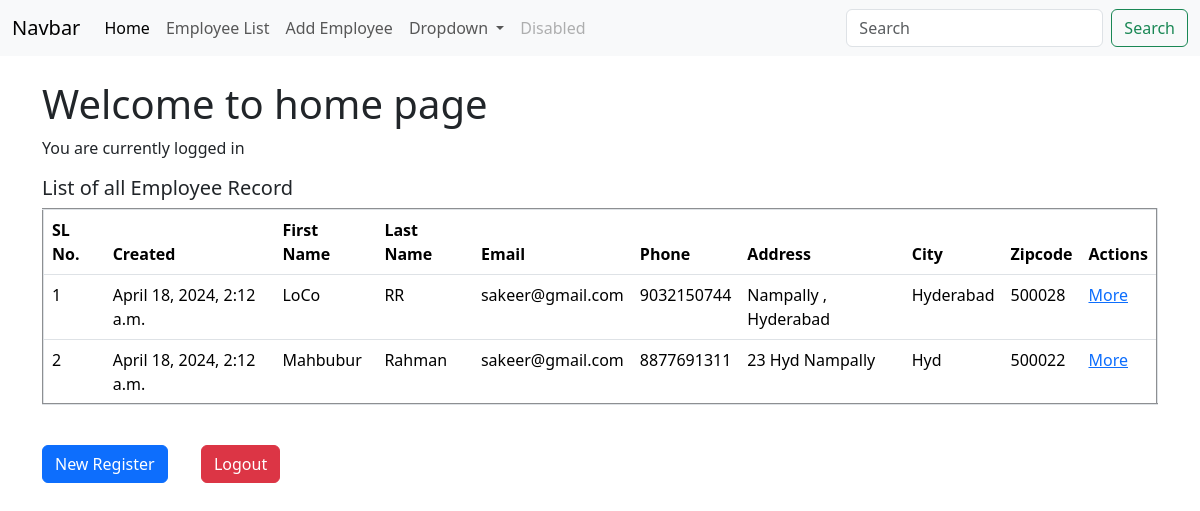
The app's page / (signed in), older data.
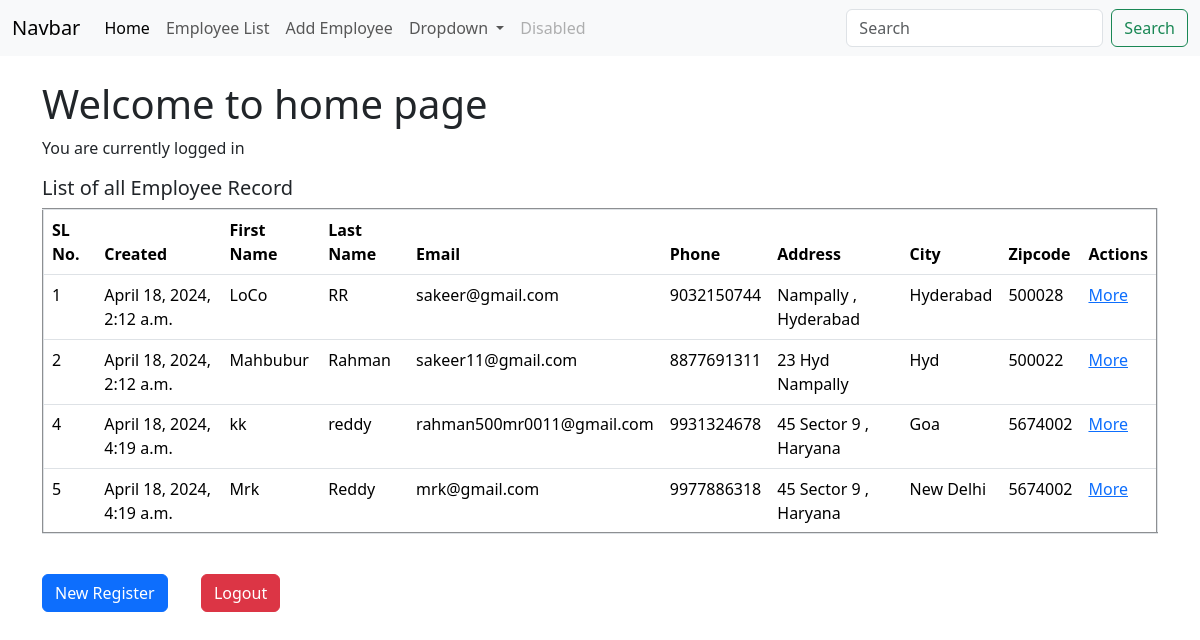
The same page, newer data.
### app/models.py (models this page shows, shortened)
class Record(models.Model):
    created_at= models.DateTimeField(auto_now_add=True)
    first_name = models.CharField(max_length=100)
    last_name = models.CharField(max_length=100)
    email = models.CharField(max_length=100)
    phone = models.CharField(max_length=12)
    address = models.CharField(max_length=100)
    city = models.CharField(max_length=100)
    zipcode = models.CharField(max_length=100)

### app/views.py (the view)
# urls.py: path('',views.home_view,name='home'),
def home_view(request):
    record = Record.objects.all()
    if request.method == "POST":
        username = request.POST.get('username','')
        password = request.POST.get('password','')
        user = authenticate(request,username=username,password=password)
        if user is not None:
            login(request,user)
            messages.success(request,"Successfully Logged In")
            return redirect("home")
        else:
            messages.error(request,"Error!! Enter Valid username and password")
            return redirect("home")
    else:
        return render(request,"home.html",{'record':record})

### app/templates/home.html (shortened to what this page needs)
{%extends 'base.html'%}
{%block content%}
<br>
{% if user.is_authenticated%}
<h1>Welcome to home page</h1>
<p>You are currently logged in</p>
  <h5>List of all Employee Record </h5>
<table border="2" class="table">
  <thead>
    <tr>
      <th scope="col">SL No.</th>
      <th scope="col">Created</th>
      <th scope="col">First Name </th>
      <th scope="col">Last Name</th>
      <th scope="col">Email</th>
      <th scope="col">Phone</th>
      <th scope="col">Address</th>
      <th scope="col">City</th>
      <th scope="col">Zipcode</th>
      <th scope="col">Actions</th>
    </tr>
  </thead>
  <tbody>
    {%if record%}
{%for record in record%}
    <tr>
      <td>{{record.id}}</td>
      <td>{{record.created_at}}</td>
      <td>{{record.first_name}}</td>
      <td>{{record.last_name}}</td>
      <td>{{record.email}}</td>
      <td>{{record.phone}}</td>
      <td>{{record.address}}</td>
      <td>{{record.city}}</td>
      <td>{{record.zipcode}}</td>
      <td><a href="{% url 'detail' record.id%}">More</a></td>
    </tr>
    <tr>
      {%endfor%}
{%endif%}
  </tbody>
</table>
<br>
<a href="{%url 'register'%}" class="btn btn-primary">New Register</a>
 <a href="{%url 'logout'%}" class="btn btn-secondary btn-danger">Logout</a>
 {%endif%}
{%endblock%}

### app/templates/base.html (shortened to what this page needs)
<!doctype html>
<html lang="en">
  <head>
    <link href="https://cdn.jsdelivr.net/npm/bootstrap@5.3.3/dist/css/bootstrap.min.css" rel="stylesheet">
  </head>
  <body>
    {%include 'navbar.html'%}
    <div class="container">
    {%block content%}
    {%endblock%}
    </div>
  </body>
</html>

### app/templates/navbar.html (shortened to what this page needs)
{%block content%}
<nav class="navbar navbar-expand-lg bg-body-tertiary">
    <div class="container-fluid">
      <a class="navbar-brand" href="/">Navbar</a>
      <div class="collapse navbar-collapse" id="navbarSupportedContent">
        <ul class="navbar-nav me-auto mb-2 mb-lg-0">
          <li class="nav-item">
            <a class="nav-link active" aria-current="page" href="/">Home</a>
          </li>
          <li class="nav-item">
            <a class="nav-link" href="{%url 'home'%}">Employee List</a>
          </li>
          <li class="nav-item">
            <a class="nav-link" href="{%url 'add-record'%}">Add Employee</a>
          </li>
          <li class="nav-item dropdown">
            <a class="nav-link dropdown-toggle" href="#" role="button" data-bs-toggle="dropdown" aria-expanded="false">
              Dropdown
            </a>
          </li>
          <li class="nav-item">
            <a class="nav-link disabled" aria-disabled="true">Disabled</a>
          </li>
        </ul>
        <form class="d-flex" role="search">
          <input class="form-control me-2" type="search" placeholder="Search" aria-label="Search">
          <button class="btn btn-outline-success" type="submit">Search</button>
        </form>
      </div>
    </div>
  </nav>
  {%endblock%}

Row changes from the older to the newer data that the page shows:
changed Record "Mahbubur": email "sakeer@gmail.com" → "sakeer11@gmail.com"
added Record: id "4", created_at "April 18, 2024, 4:19 a.m.", first_name "kk", last_name "reddy", email "rahman500mr0011@gmail.com", phone "9931324678", address "45 Sector 9 , Haryana", city "Goa", zipcode "5674002"
added Record: id "5", created_at "April 18, 2024, 4:19 a.m.", first_name "Mrk", last_name "Reddy", email "mrk@gmail.com", phone "9977886318", address "45 Sector 9 , Haryana", city "New Delhi", zipcode "5674002"
